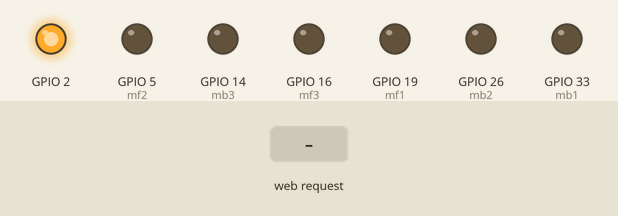
Recording of a sketch running on a simulated ESP32. On the bench: output pins drawn as LEDs (lit = HIGH). Dashed ring = blinking. The test bench sets the inputs (shaded band). WiFi joins after 1.5 s; servers stay silent unless stated.

Above: at 0.1 s.
At 4.2 s:
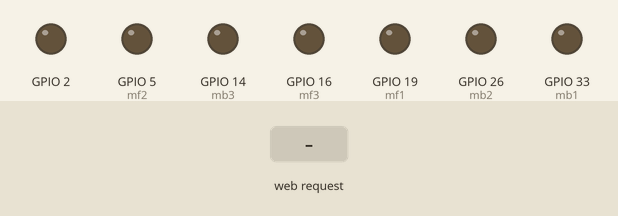
4.3 s: HTTP request GET /q received
At 6.2 s:
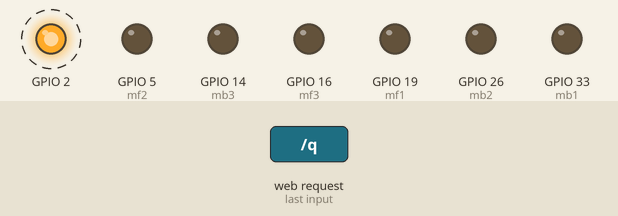
Timing chart, 0 to 10.8 s (numbered marks = the images above; inputs shaded):
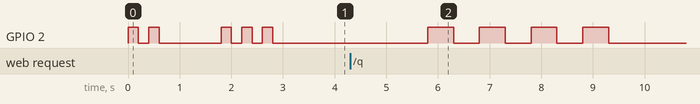

The sketch:

bot.ino
```cpp
#include <WiFi.h>

NetworkServer server(9999);

void blink(int,int);
void bot(NetworkClient);

int mf1 = 19;
int mf2 = 5;
int mf3 = 16;
int mb1 = 33;
int mb2 = 26;
int mb3 = 14;

const char* ssid = "esp32";
const char* password = "ciNNam0n2412";

IPAddress ip(192,168,1,32);
IPAddress gateway(192,168,1,1);
IPAddress subnet(255,255,255,0);

void setup()
{
  pinMode(2, OUTPUT);
  pinMode(mf1, OUTPUT);
  pinMode(mf2, OUTPUT);
  pinMode(mf3, OUTPUT);
  pinMode(mb1, OUTPUT);
  pinMode(mb2, OUTPUT);
  pinMode(mb3, OUTPUT);

  WiFi.mode(WIFI_STA);
  WiFi.config(ip, gateway, subnet);
  WiFi.begin(ssid, password);
  blink(2, 200);

  while(WiFi.status() != WL_CONNECTED)
  {
    delay(1000);
  }
  blink(3, 200);

  // Serial.begin(115200);
  // Serial.println("");
  // Serial.println("WiFi connected!!");
  // Serial.print("IP Address: ");
  // Serial.println(WiFi.localIP());

  server.begin();
}

void loop()
{
  NetworkClient client = server.accept();

  if(client)
  {
    // Serial.println("New Client Connected");
    bot(client);
  }
}

void bot(NetworkClient client)
{
  String velocidad1, velocidad2, velocidad3;
  int v1, v2, v3;

  while(client.connected())
  {
    if(client.available())
    {
      String msg = client.readStringUntil('\n');

      if(msg == "q") break;

      velocidad1 = msg.substring(0,4);
      velocidad2 = msg.substring(4,8);
      velocidad3 = msg.substring(8,12);

      v1 = velocidad1.toInt();
      v2 = velocidad2.toInt();
      v3 = velocidad3.toInt();

      if(v1 >= 0)
      {
        analogWrite(mb1, 0);
        analogWrite(mf1, v1);
      }
      else
      {
        analogWrite(mf1, 0);
        analogWrite(mb1, abs(v1));
      }

      if(v2 >= 0)
      {
        analogWrite(mb2, 0);
        analogWrite(mf2, v2);
      }
      else
      {
        analogWrite(mf2, 0);
        analogWrite(mb2, abs(v2));
      }

      if(v3 >= 0)
      {
        analogWrite(mb3, 0);
        analogWrite(mf3, v3);
      }
      else
      {
        analogWrite(mf3, 0);
        analogWrite(mb3, abs(v3));
      }
    }
  }
  client.stop();
  // Serial.println("Client Disconnected");

  analogWrite(mf1, 0);
  analogWrite(mf2, 0);
  analogWrite(mf3, 0);
  analogWrite(mb1, 0);
  analogWrite(mb2, 0);
  analogWrite(mb3, 0);

  blink(4, 500);
}

void blink(int iter, int t)
{
  for(int i = 0; i < iter; i++)
  {
    digitalWrite(2, HIGH);
    delay(t);
    digitalWrite(2, LOW);
    delay(t);
  }
}
```

Measured:
- after the input at 4.3 s, GPIO 2: alternates HIGH for 0.50 s and LOW for 0.50 s, 8 changes in all, then stays LOW, starting after 1.5 s
